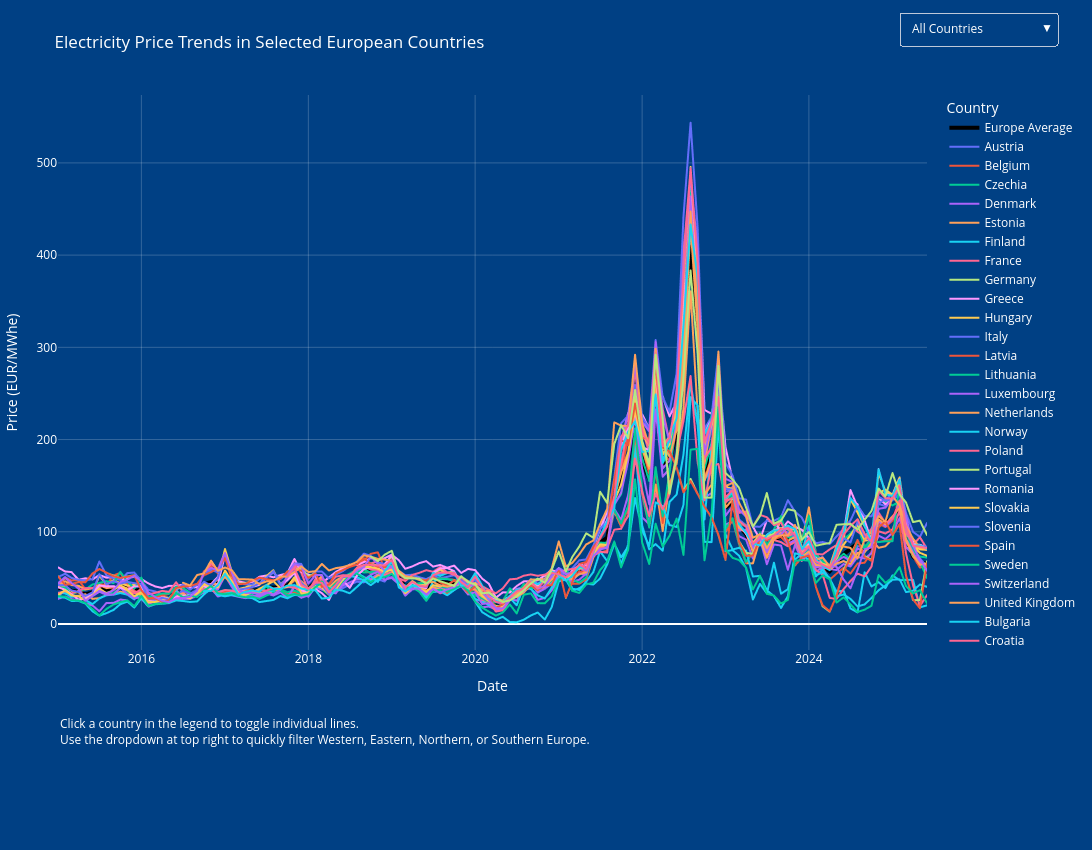

This figure's notebook cell:
### Markdown cell above
The immediate economic landscape is also shaped by electricity prices. The **Wholesale Electricity Price in Europe (June 2025)** chloropleth map shows a striking range, with prices lowest in regions like France, Finland, and Sweden (under €30/MWh), likely due to their high nuclear or hydro capacity. In contrast, countries like Italy, Ireland, and Poland face significantly higher prices (above €80/MWh, with Italy nearing €110/MWh). These price variations can impact the competitiveness of businesses, household energy bills, and ultimately, the social acceptance and pace of the energy transition.

### Code cell
import pandas as pd 
import plotly.express as px
import plotly.graph_objects as go  # toegevoegd voor extra trace

# Data inladen en filteren
df = pd.read_csv('european_wholesale_electricity_price_data_monthly.csv', parse_dates=['Date'])
european_countries = [
    'Austria','Belgium','Bulgaria','Croatia','Cyprus','Czechia','Denmark',
    'Estonia','Finland','France','Germany','Greece','Hungary','Ireland',
    'Italy','Latvia','Lithuania','Luxembourg','Malta','Netherlands',
    'Poland','Portugal','Romania','Slovakia','Slovenia','Spain','Sweden',
    'United Kingdom','Norway','Switzerland','Iceland'
]
df = df[df['Country'].isin(european_countries)].dropna(subset=['Price (EUR/MWhe)'])

# Basis line chart met per-land lijnen
fig = px.line(
    df,
    x='Date',
    y='Price (EUR/MWhe)',
    color='Country',
    title='Electricity Price Trends in Selected European Countries',
    labels={'Price (EUR/MWhe)':'Price (EUR/MWhe)','Date':'Date'},
    width=1300, height=850
)

# 1) Voeg Europese trendlijn (gemiddelde) toe in zwart
avg_df = df.groupby('Date')['Price (EUR/MWhe)'].mean().reset_index()
fig.add_trace(
    go.Scatter(
        x=avg_df['Date'],
        y=avg_df['Price (EUR/MWhe)'],
        mode='lines',
        line=dict(color='black', width=4),
        name='Europe Average'
    )
)

# 2) Zet Europe Average bovenaan in de legend
all_traces   = list(fig.data)
avg_trace    = [t for t in all_traces if t.name == 'Europe Average'][0]
other_traces = [t for t in all_traces if t.name != 'Europe Average']
fig.data      = tuple([avg_trace] + other_traces)

# 3) Definieer regio’s voor dropdown-filter
west  = ['Belgium','France','Ireland','Luxembourg','Netherlands','United Kingdom']
south = ['Croatia','Cyprus','Greece','Italy','Malta','Portugal','Spain']
north = ['Denmark','Estonia','Finland','Iceland','Latvia','Lithuania','Norway','Sweden']
east  = ['Bulgaria','Czechia','Hungary','Poland','Romania','Slovakia','Slovenia']

# 4) Maak lijst met alle trace-namen (inclusief Europe Average)
trace_names = [t.name for t in fig.data]

# 5) Buttons inclusief “Europe Average Only”
buttons = [
    dict(label='All Countries',
         method='update',
         args=[{'visible': [True]*len(trace_names)}, {}]),
    dict(label='Europe Average Only',
         method='update',
         args=[{'visible': [name=='Europe Average' for name in trace_names]},
               {'title':'Europe Average Only'}]),
    dict(label='Western Europe',
         method='update',
         args=[{'visible': [name in west or name=='Europe Average' for name in trace_names]},
               {'title':'Western Europe'}]),
    dict(label='Southern Europe',
         method='update',
         args=[{'visible': [name in south or name=='Europe Average' for name in trace_names]},
               {'title':'Southern Europe'}]),
    dict(label='Northern Europe',
         method='update',
         args=[{'visible': [name in north or name=='Europe Average' for name in trace_names]},
               {'title':'Northern Europe'}]),
    dict(label='Eastern Europe',
         method='update',
         args=[{'visible': [name in east  or name=='Europe Average' for name in trace_names]},
               {'title':'Eastern Europe'}])
]

# 6) Voeg dropdown en legend-click functionaliteit toe, en marge onder text
fig.update_layout(
    updatemenus=[dict(
        active=0,
        buttons=buttons,
        x=1.15, y=1.15,
        xanchor='right', yanchor='top'
    )],
    legend=dict(
        title='Country',
        itemclick='toggle',
        itemdoubleclick='toggleothers'
    ),
    paper_bgcolor='#004084',
    plot_bgcolor='#004084',
    font_color='white',
    margin=dict(l=50, r=50, t=80, b=200)  # increased bottom margin
)

# 7) Styling assen en grid
fig.update_xaxes(
    showgrid=True, gridcolor='rgba(255,255,255,0.2)',
    tickfont_color='white', title_font_color='white'
)
fig.update_yaxes(
    showgrid=True, gridcolor='rgba(255,255,255,0.2)',
    tickfont_color='white', title_font_color='white'
)

# 8) Onder de grafiek instructietekst in het Engels toevoegen, lager geplaatst
fig.update_layout(
    annotations=[dict(
        text="Click a country in the legend to toggle individual lines.<br>"
             "Use the dropdown at top right to quickly filter Western, Eastern, Northern, or Southern Europe.",
        xref='paper', yref='paper',
        x=0, y=-0.18,   # moved down for clear separation
        showarrow=False,
        font=dict(color='white', size=12),
        align='left'
    )]
)

fig.show()
